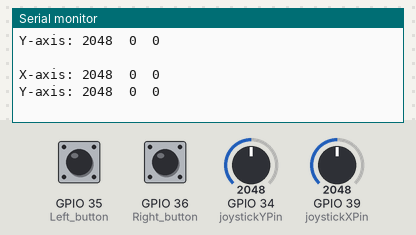
Bench run of a sketch on a simulated ESP32. Shown: the last lines printed to the serial monitor. Inputs (shaded band) come from the test bench; at power-on: GPIO 34 (joystickYPin) = 2048, GPIO 39 (joystickXPin) = 2048, GPIO 35 (Left_button) LOW, GPIO 36 (Right_button) LOW (analog values on the 0–4095 scale).

Above: at 1.2 s.
1.3 s: GPIO 34 (joystickYPin) set to 2866
At 1.92 s:
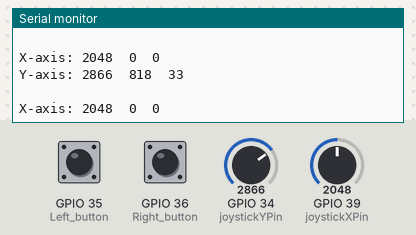
2.8 s: GPIO 39 (joystickXPin) set to 2866
At 2.83 s:
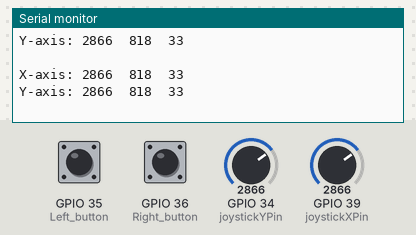
4.3 s: GPIO 34 (joystickYPin) set to 3603
At 4.35 s:
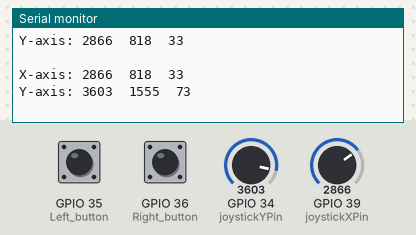
5.8 s: GPIO 39 (joystickXPin) set to 3603
At 6.67 s:
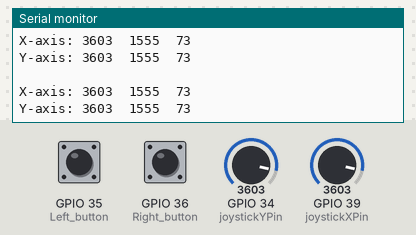
Timing chart, 0 to 8.3 s (numbered marks = the images above; inputs shaded):
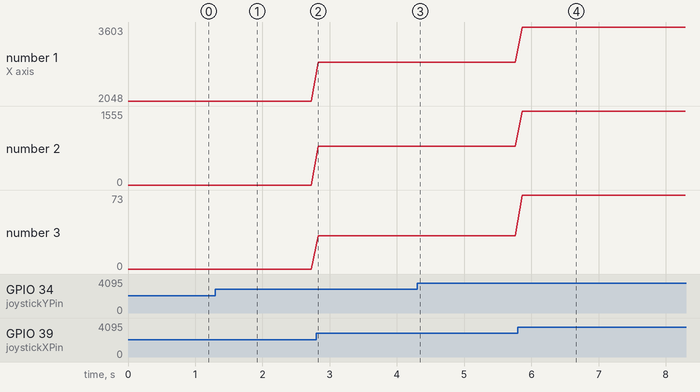

Measured:
- after the input at 1.3 s, the serial monitor: prints a new line at once (image 1)
- after the input at 2.8 s, the serial monitor: prints a new line at once (image 2)
- after the input at 4.3 s, the serial monitor: prints a new line after 0.05 s (image 3)
- after the input at 5.8 s, the serial monitor: prints a new line after 0.06 s (image 4)

The sketch:

Remote_Example_ESPNOW.ino
```cpp
// (licence header left out)
#include <esp_now.h>
#include <WiFi.h>

// REPLACE WITH YOUR RECEIVER MAC Address
uint8_t broadcastAddress[] = { 0xE0, 0x5A, 0x1B, 0x5F, 0x5D, 0x44 };

// Define remote buttons and analog inputs
const byte joystickXPin = 39;    // Used as an ADC
const byte joystickYPin = 34;    // Used as an ADC
const byte joystickBtnPin = 36;  // Used as a digital input. These buttons are active-high
const byte leftBtnPin = 35;      // Used as a digital input.

// Structure example to send data
// Must match the receiver structure
typedef struct struct_message {
  int a;   // X axis
  int b;   // Y axis
  bool c;  // Right button
  bool d;  // Left button
} struct_message;

// Create a struct_message called myData
struct_message myData;

// Define X and Y axis deadband.
const int xAxisDeadband = 200;
const int yAxisDeadband = 200;

int xAxisOffset = 0;
int yAxisOffset = 0;

esp_now_peer_info_t peerInfo;

// callback when data is sent
void OnDataSent(const uint8_t *mac_addr, esp_now_send_status_t status) {
  //Serial.print("\r\nLast Packet Send Status:\t");
  //Serial.println(status == ESP_NOW_SEND_SUCCESS ? "Delivery Success" : "Delivery Fail");
}

void setup() {
  // Init Serial Monitor
  Serial.begin(115200);

  //set the ADC resolution to 12 bits (0-4096)
  analogReadResolution(12);
  // Initialize buttons
  pinMode(36, INPUT);  // Right button
  pinMode(35, INPUT);  // Left button

  // Measure the center of the joystick to use as a zero offset.
  xAxisOffset = analogRead(39);
  yAxisOffset = analogRead(34);


  // Set device as a Wi-Fi Station
  WiFi.mode(WIFI_STA);

  // Init ESP-NOW
  if (esp_now_init() != ESP_OK) {
    //Serial.println("Error initializing ESP-NOW");
    return;
  }

  // Once ESPNow is successfully Init, we will register for Send CB to
  // get the status of Trasnmitted packet
  esp_now_register_send_cb(OnDataSent);

  // Register peer
  memcpy(peerInfo.peer_addr, broadcastAddress, 6);
  peerInfo.channel = 0;
  peerInfo.encrypt = false;

  // Add peer
  if (esp_now_add_peer(&peerInfo) != ESP_OK) {
    //Serial.println("Failed to add peer");
    return;
  }
}

void loop() {
  int xAxisMapped = 0;
  int yAxisMapped = 0;

  int xAxisJoy = analogRead(39) - xAxisOffset;
  int yAxisJoy = analogRead(34) - yAxisOffset;

  if (xAxisJoy > xAxisDeadband) // Scale x-axis inputs to +/- 100 and remove the deadband in the middle.
  {
    xAxisMapped = map(xAxisJoy, 200, 2048, 0, 100);
  }
  else if (xAxisJoy < -xAxisDeadband)
  {
    xAxisMapped = map(xAxisJoy, -200, -2048, 0, -100);
  }
  else xAxisMapped = 0;


  if (yAxisJoy > yAxisDeadband)  // Scale y-axis inputs to +/- 100 and remove the deadband in the middle.
  {
    yAxisMapped = map(yAxisJoy, 200, 2048, 0, 100);
  }
  else if (yAxisJoy < -yAxisDeadband)
  {
    yAxisMapped = map(yAxisJoy, -200, -2048, 0, -100);
  }
  else yAxisMapped = 0;

  Serial.print("X-axis: ");
  Serial.print(analogRead(39));
  Serial.print("\t");
  Serial.print(xAxisJoy);
  Serial.print("\t");
  Serial.print(xAxisMapped);
  Serial.println("\t");

  Serial.print("Y-axis: ");
  Serial.print(analogRead(34));
  Serial.print("\t");
  Serial.print(yAxisJoy);
  Serial.print("\t");
  Serial.println(yAxisMapped);
  Serial.println("\t");

  // Set values to send
  myData.a = xAxisMapped;
  myData.b = yAxisMapped;
  myData.c = digitalRead(36);
  myData.d = digitalRead(35);

  // Send message via ESP-NOW
  esp_err_t result = esp_now_send(broadcastAddress, (uint8_t *)&myData, sizeof(myData));

  if (result == ESP_OK) {
    //Serial.println("Sent with success");
  } else {
    //Serial.println("Error sending the data");
  }
  delay(100);
}
```
